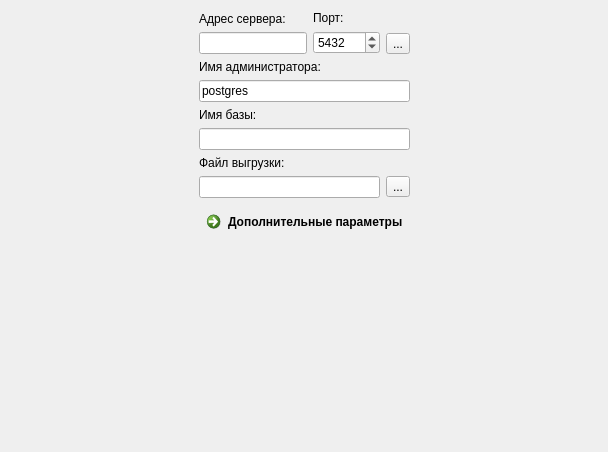
<?xml version="1.0" encoding="UTF-8"?>
<ui version="4.0">
 <class>ExpPgParamPage</class>
 <widget class="QWizardPage" name="ExpPgParamPage">
  <property name="geometry">
   <rect>
    <x>0</x>
    <y>0</y>
    <width>608</width>
    <height>452</height>
   </rect>
  </property>
  <property name="windowTitle">
   <string>WizardPage</string>
  </property>
  <layout class="QVBoxLayout" name="verticalLayout_6">
   <item>
    <layout class="QHBoxLayout" name="horizontalLayout_3">
     <item>
      <spacer name="horizontalSpacer_3">
       <property name="orientation">
        <enum>Qt::Horizontal</enum>
       </property>
       <property name="sizeHint" stdset="0">
        <size>
         <width>40</width>
         <height>20</height>
        </size>
       </property>
      </spacer>
     </item>
     <item>
      <layout class="QVBoxLayout" name="verticalLayout_5">
       <item>
        <layout class="QHBoxLayout" name="horizontalLayout">
         <item>
          <layout class="QVBoxLayout" name="verticalLayout_2">
           <item>
            <widget class="QLabel" name="label">
             <property name="sizePolicy">
              <sizepolicy hsizetype="Expanding" vsizetype="Preferred">
               <horstretch>0</horstretch>
               <verstretch>0</verstretch>
              </sizepolicy>
             </property>
             <property name="text">
              <string>Адрес сервера:</string>
             </property>
            </widget>
           </item>
           <item>
            <widget class="QLineEdit" name="serverImpEdit"/>
           </item>
          </layout>
         </item>
         <item>
          <layout class="QVBoxLayout" name="verticalLayout">
           <item>
            <widget class="QLabel" name="label_2">
             <property name="sizePolicy">
              <sizepolicy hsizetype="Fixed" vsizetype="Fixed">
               <horstretch>0</horstretch>
               <verstretch>0</verstretch>
              </sizepolicy>
             </property>
             <property name="text">
              <string>Порт:</string>
             </property>
            </widget>
           </item>
           <item>
            <widget class="QSpinBox" name="portImpBox">
             <property name="sizePolicy">
              <sizepolicy hsizetype="Fixed" vsizetype="Fixed">
               <horstretch>0</horstretch>
               <verstretch>0</verstretch>
              </sizepolicy>
             </property>
             <property name="maximum">
              <number>999999</number>
             </property>
             <property name="value">
              <number>5432</number>
             </property>
            </widget>
           </item>
          </layout>
         </item>
         <item>
          <layout class="QVBoxLayout" name="verticalLayout_3">
           <item>
            <widget class="QWidget" name="widget" native="true"/>
           </item>
           <item>
            <widget class="QToolButton" name="selectServer">
             <property name="text">
              <string>...</string>
             </property>
             <property name="icon">
              <iconset resource="../FmtLib/res/fmt.qrc">
               <normaloff>:/img/dpplg.dll_I0095_0409.ico</normaloff>:/img/dpplg.dll_I0095_0409.ico</iconset>
             </property>
            </widget>
           </item>
          </layout>
         </item>
        </layout>
       </item>
       <item>
        <widget class="QLabel" name="label_3">
         <property name="text">
          <string>Имя администратора:</string>
         </property>
        </widget>
       </item>
       <item>
        <widget class="QLineEdit" name="userImpEdit">
         <property name="text">
          <string>postgres</string>
         </property>
        </widget>
       </item>
       <item>
        <widget class="QLabel" name="label_4">
         <property name="text">
          <string>Имя базы:</string>
         </property>
        </widget>
       </item>
       <item>
        <widget class="QLineEdit" name="databaseImpEdit"/>
       </item>
       <item>
        <layout class="QVBoxLayout" name="verticalLayout_4">
         <item>
          <widget class="QLabel" name="label_5">
           <property name="text">
            <string>Файл выгрузки:</string>
           </property>
          </widget>
         </item>
         <item>
          <layout class="QHBoxLayout" name="horizontalLayout_2">
           <item>
            <widget class="QLineEdit" name="exportPath">
             <property name="readOnly">
              <bool>true</bool>
             </property>
            </widget>
           </item>
           <item>
            <widget class="QToolButton" name="selfileButton">
             <property name="text">
              <string>...</string>
             </property>
             <property name="icon">
              <iconset resource="../FmtLib/res/fmt.qrc">
               <normaloff>:/img/openfolderHS.png</normaloff>:/img/openfolderHS.png</iconset>
             </property>
            </widget>
           </item>
          </layout>
         </item>
        </layout>
       </item>
       <item>
        <widget class="QCommandLinkButton" name="addParamsBtn">
         <property name="text">
          <string>Дополнительные параметры</string>
         </property>
         <property name="icon">
          <iconset resource="../FmtLib/res/fmt.qrc">
           <normaloff>:/img/dbftool.png</normaloff>:/img/dbftool.png</iconset>
         </property>
        </widget>
       </item>
      </layout>
     </item>
     <item>
      <spacer name="horizontalSpacer_2">
       <property name="orientation">
        <enum>Qt::Horizontal</enum>
       </property>
       <property name="sizeHint" stdset="0">
        <size>
         <width>40</width>
         <height>20</height>
        </size>
       </property>
      </spacer>
     </item>
    </layout>
   </item>
   <item>
    <spacer name="verticalSpacer">
     <property name="orientation">
      <enum>Qt::Vertical</enum>
     </property>
     <property name="sizeHint" stdset="0">
      <size>
       <width>20</width>
       <height>237</height>
      </size>
     </property>
    </spacer>
   </item>
  </layout>
 </widget>
 <resources>
  <include location="../FmtLib/res/fmt.qrc"/>
 </resources>
 <connections/>
</ui>
